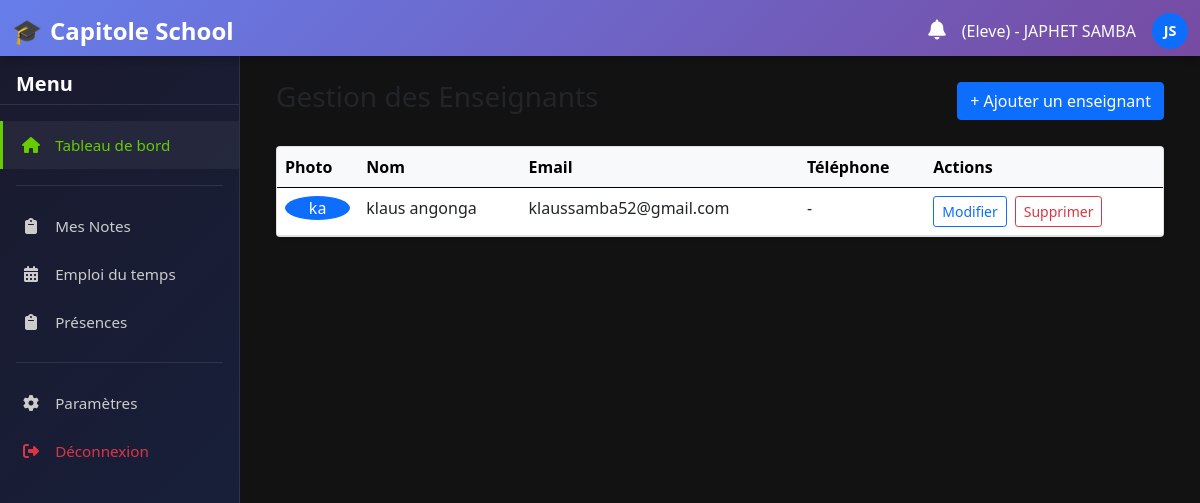
Screenshot of /enseignants/ (signed in) with the database file from the repository.
### home/models.py (models this page shows, shortened)
class Utilisateur(AbstractUser):
    ROLES = (
        ('admin', 'Administrateur'),
        ('enseignant', 'Enseignant'),
        ('eleve', 'Élève'),
        ('parent', 'Parent'),
        ('directeur', 'Directeur'),
        ('secretaire', 'Secrétaire'),
        ('surveillant', 'Surveillant'),
    )
    role = models.CharField(_("Rôle"), max_length=20, choices=ROLES, db_index=True)
    telephone = models.CharField(_("Téléphone"), max_length=20, blank=True)
    photo = models.ImageField(_("Photo"), upload_to='utilisateurs/', blank=True, null=True)
    class Meta:
        verbose_name = _("Utilisateur")
        verbose_name_plural = _("Utilisateurs")
        ordering = ['last_name', 'first_name']

### home/views.py (the view)
# urls.py: path('enseignants/', views.liste_enseignants, name='liste_enseignants'),
@login_required
def liste_enseignants(request):
    enseignants = Utilisateur.objects.filter(role='enseignant').order_by('last_name', 'first_name')
    return render(request, 'gestion/dashboards/enseignants_liste.html', {'enseignants': enseignants})

### home/templatetags/notification_extras.py (called while the page is built)
@register.filter
def has_unread_notifications(user):
    return user.notifications.filter(statut='NON_LU').exists()

### home/templates/gestion/dashboards/enseignants_liste.html (shortened to what this page needs)
{% extends "gestion/base.html" %}
{% block content %}
<div class="container-fluid">
    <div class="d-flex justify-content-between align-items-center mb-4">
        <h1 class="h3 text-dark">Gestion des Enseignants</h1>
        <a href="{% url 'home:ajouter_enseignant' %}" class="btn btn-primary">+ Ajouter un enseignant</a>
    </div>
    <div class="card shadow-sm">
        <div class="card-body p-0">
            <table class="table table-hover mb-0">
                <thead class="table-light">
                    <tr>
                        <th>Photo</th>
                        <th>Nom</th>
                        <th>Email</th>
                        <th>Téléphone</th>
                        <th>Actions</th>
                    </tr>
                </thead>
                <tbody>
                    {% for user in enseignants %}
                    <tr>
                        <td>
                            {% if user.photo %}
                                <img src="{{ user.photo.url }}" class="rounded-circle" width="40" height="40" style="object-fit: cover;">
                            {% else %}
                                <div class="avatar-xs bg-primary text-white rounded-circle d-flex align-items-center justify-content-center">
                                    {{ user.first_name|first }}{{ user.last_name|first }}
                                </div>
                            {% endif %}
                        </td>
                        <td>{{ user.first_name }} {{ user.last_name }}</td>
                        <td>{{ user.email }}</td>
                        <td>{{ user.telephone|default:"-" }}</td>
                        <td>
                            <div class="d-flex gap-2">
                                <a href="{% url 'home:modifier_enseignant' user.pk %}" class="btn btn-sm btn-outline-primary">Modifier</a>
                                <a href="{% url 'home:supprimer_enseignant' user.pk %}" class="btn btn-sm btn-outline-danger">Supprimer</a>
                            </div>
                        </td>
                    </tr>
                    {% empty %}
                    <tr>
                        <td colspan="5" class="text-center text-muted py-4">
                            <i class="fas fa-chalkboard-teacher me-2"></i> Aucun enseignant trouvé.
                        </td>
                    </tr>
                    {% endfor %}
                </tbody>
            </table>
        </div>
    </div>
</div>
{% endblock %}

### home/templates/gestion/base.html (shortened to what this page needs)
<!DOCTYPE html>
<html lang="fr">
<head>
   {% load static %}
{% load notification_extras %}
    <link href="{% static 'css/bootstrap.min.css' %}" rel="stylesheet">
    <link rel="stylesheet" href="https://cdnjs.cloudflare.com/ajax/libs/font-awesome/6.4.0/css/all.min.css">
</head>
<body>
    <nav class="navbar navbar-dark">
        <div class="container-fluid">
            <a class="navbar-brand" href="{% url 'home:home' %}">Capitole School</a>
            <div class="d-flex align-items-center gap-3">
                <div class="position-relative">
                    <a href="{% url 'home:notifications' %}" class="text-white text-decoration-none">
                        <i class="fas fa-bell fs-5"></i>
                    </a>
                </div>
                <span class="text-white d-none d-md-block">
                    ({{user.role|title}}) - {{ user.first_name|upper }} {{ user.last_name|upper }}
                </span>
                <div class="bg-primary rounded-circle d-flex align-items-center justify-content-center text-white"
                     style="width: 36px; height: 36px; font-weight: bold; font-size: 0.9rem;">
                    {{ user.first_name|first|upper }}{{ user.last_name|first|upper }}
                </div>
            </div>
        </div>
    </nav>
    <aside class="sidebar" id="sidebar">
        <h5 class="mb-3 px-3">Menu</h5>
        <ul class="nav flex-column">
            <li class="nav-item">
                <a class="nav-link active" href="{% url 'home:home' %}">
                    <i class="fas fa-home"></i> <span>Tableau de bord</span>
                </a>
            </li>
            {% if user.role == 'eleve' %}
                <div class="nav-divider"></div>
                <li class="nav-item">
                    <a class="nav-link" href="{% url 'home:eleve_dashboard' %}">
                        <i class="fas fa-clipboard"></i> <span>Mes Notes</span>
                    </a>
                </li>
                <li class="nav-item">
                    <a class="nav-link" href="{% url 'home:eleve_dashboard' %}">
                        <i class="fas fa-calendar-alt"></i> <span>Emploi du temps</span>
                    </a>
                </li>
                <li class="nav-item">
                    <a class="nav-link" href="{% url 'home:eleve_dashboard' %}">
                        <i class="fas fa-clipboard"></i> <span>Présences</span>
                    </a>
                </li>
            {% endif %}
            <div class="nav-divider"></div>
            <li class="nav-item">
                <a class="nav-link" href="/">
                    <i class="fas fa-cog"></i> <span>Paramètres</span>
                </a>
            </li>
            <li class="nav-item">
                <a class="nav-link text-danger" href="{% url 'home:logout' %}">
                    <i class="fas fa-sign-out-alt"></i> <span>Déconnexion</span>
                </a>
            </li>
        </ul>
    </aside>
    <main id="main-content">
        {% block content %}
        {% endblock %}
    </main>
</body>
</html>

### home/templates/gestion/base.html (style rules this page uses)
:root { --sidebar-width: 240px; --navbar-height: 56px; --primary-color: #667eea; --primary-gradient: linear-gradient(135deg, #667eea 0%, #764ba2 100%); --sidebar-bg: linear-gradient(135deg, #1a1a2e 0%, #16213e 100%); --success-color: #66CC00; }
body { background-color: #000000; color: white; overflow: hidden; font-family: 'Segoe UI', sans-serif; margin: 0; padding: 0; height: 100vh; }
.navbar { position: fixed; top: 0; left: 0; right: 0; z-index: 1030; background: var(--primary-gradient); height: var(--navbar-height); box-shadow: 0 2px 10px rgba(0,0,0,0.3); }
.navbar-brand { font-weight: bold; display: flex; align-items: center; gap: 8px; font-size: 1.5rem; }
.navbar-brand::before { content: "🎓"; font-size: 1.5rem; }
.sidebar { position: fixed; top: var(--navbar-height); left: 0; width: var(--sidebar-width); height: calc(100vh - var(--navbar-height)); background: var(--sidebar-bg); color: white; z-index: 1020; overflow-y: auto; transition: transform 0.3s ease; padding: 1rem 0; border-right: 1px solid rgba(255,255,255,0.1); }
.sidebar h5 { padding: 0 1rem; margin-bottom: 1rem; font-weight: 600; border-bottom: 1px solid rgba(255,255,255,0.1); padding-bottom: 0.5rem; }
.sidebar .nav-link { color: #ccc; border-radius: 0; margin: 0; padding: 0.75rem 1rem; border-left: 3px solid transparent; transition: all 0.2s ease; }
.sidebar .nav-link:hover, .sidebar .nav-link.active { color: var(--success-color); background: rgba(255,255,255,0.05); border-left-color: var(--success-color); }
.sidebar .nav-link i { width: 24px; text-align: center; margin-right: 8px; }
.sidebar .nav-link span { font-size: 0.95rem; }
.sidebar .nav-item { margin: 0; }
.sidebar .nav-divider { height: 1px; background: rgba(255,255,255,0.1); margin: 1rem 1rem; }
main { position: fixed; top: var(--navbar-height); left: var(--sidebar-width); right: 0; bottom: 0; padding: 1.5rem; overflow-y: auto; background-color: #121212; transition: left 0.3s ease; box-sizing: border-box; }
.sidebar, main { animation: fadeIn 0.3s ease-out; }

### rows the page displays
Utilisateur: role "Eleve", first_name "JAPHET", last_name "SAMBA", first_name|first "J", last_name|first "S"
Utilisateur: first_name|first "k", last_name|first "a", first_name "klaus", last_name "angonga", email "klaussamba52@gmail.com", telephone "-"
